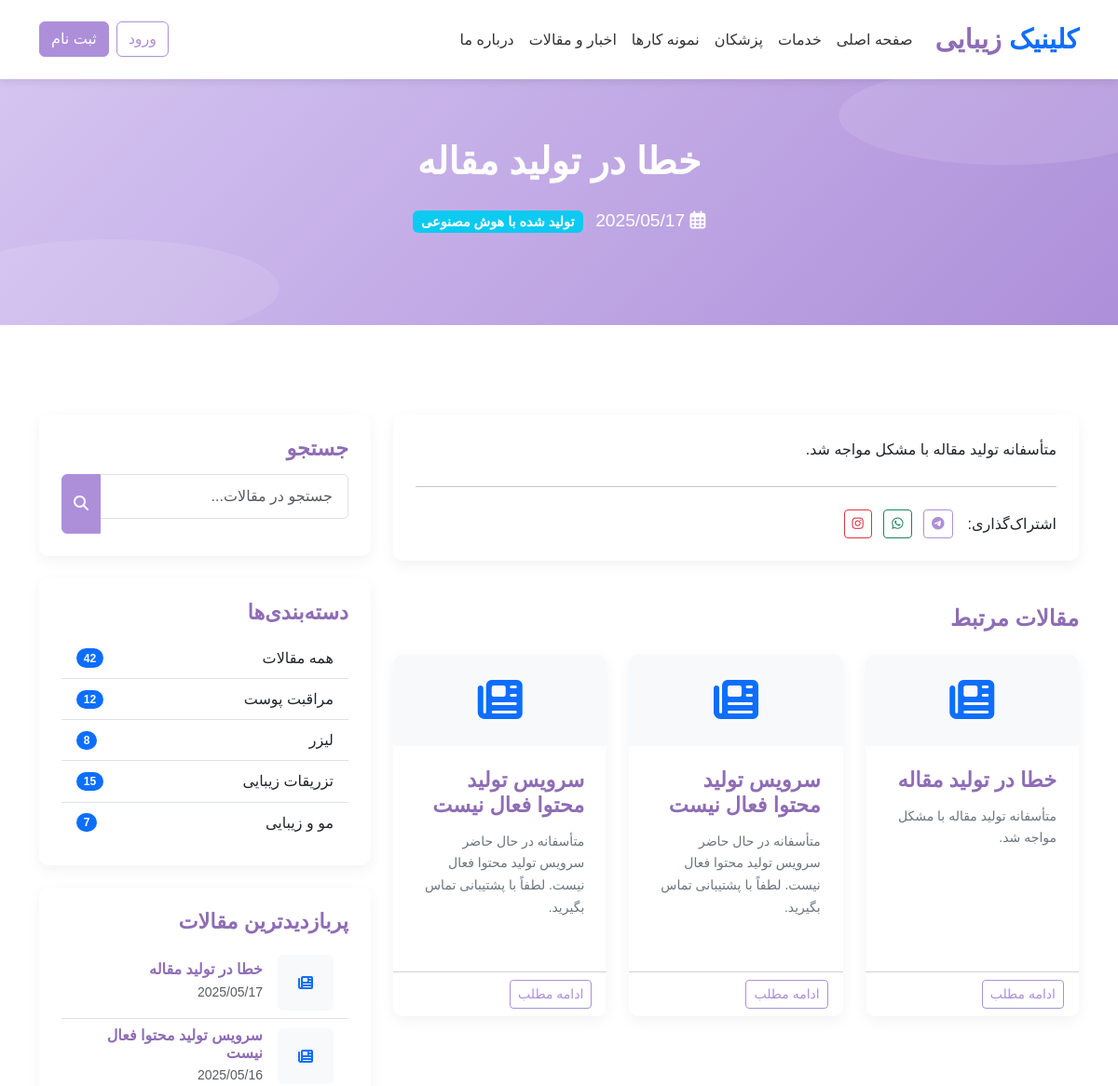
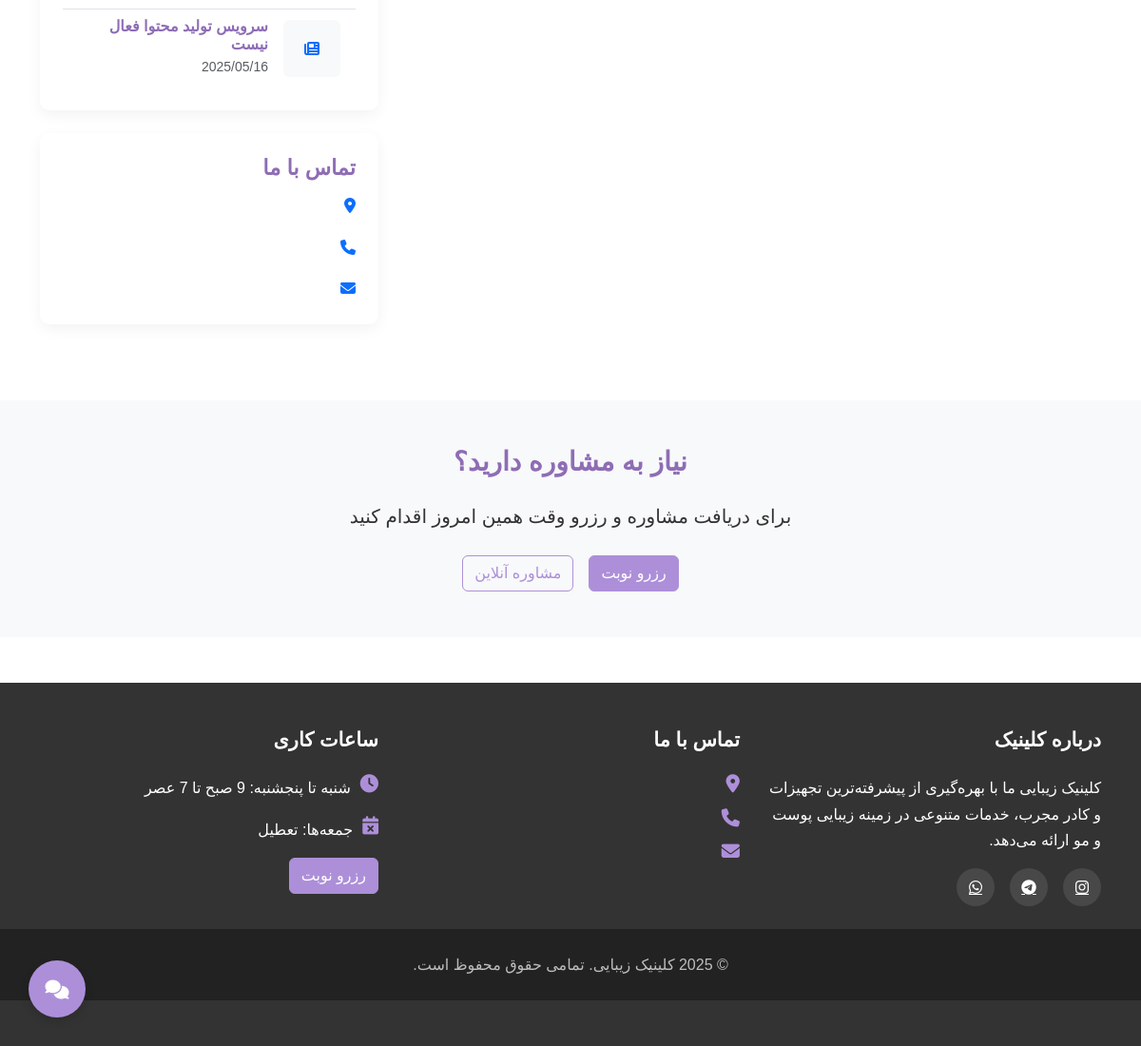
/news/5, run on the app's committed database (2 pictures, top to bottom).
### models.py (models this page shows)
class News(db.Model):
    id = db.Column(db.Integer, primary_key=True)
    title = db.Column(db.String(150), nullable=False)
    content = db.Column(db.Text, nullable=False)
    image_url = db.Column(db.String(255), default='')
    created_at = db.Column(db.DateTime, default=datetime.utcnow)
    is_published = db.Column(db.Boolean, default=True)
    is_ai_generated = db.Column(db.Boolean, default=False)

### routes.py (the view)
@main.route('/news/<int:news_id>')
def news_detail(news_id):
    news_item = News.query.get_or_404(news_id)
    if not news_item.is_published:
        flash('این خبر در دسترس نیست', 'error')
        return redirect(url_for('main.news'))
    related_news = News.query.filter(News.id != news_id, News.is_published == True).order_by(News.created_at.desc()).limit(3).all()
    return render_template('news_detail.html', news=news_item, related_news=related_news)

### app.py (called while the page is built)
def create_app():
    app = Flask(__name__)
    app.config['SECRET_KEY'] = 'your_secret_key'  # حتماً یه کلید قوی بساز
    app.config['SQLALCHEMY_DATABASE_URI'] = 'sqlite:///beauty_clinic.db'
    app.config['SQLALCHEMY_TRACK_MODIFICATIONS'] = False
    @app.context_processor
    def inject_now():
        return {'now': datetime.utcnow()}
    db.init_app(app)
    admin.init_app(app)
    login_manager = LoginManager()
    login_manager.login_view = 'auth.login'  # اگر auth نداری می‌تونی برداری یا اصلاح کنی
    login_manager.init_app(app)
    @login_manager.user_loader
    def load_user(user_id):
        return User.query.get(int(user_id))
    app.register_blueprint(main)
    app.register_blueprint(auth_blueprint, url_prefix='/auth')
    app.register_blueprint(admin_bp)
    with app.app_context():
        db.create_all()
    return app

### templates/news_detail.html (shortened to what this page needs)
{% extends "base.html" %}
{% block content %}
<section class="hero" style="padding: 4rem 0;">
    <div class="container text-center">
        <h1 data-aos="fade-up">{{ news.title }}</h1>
        <p class="lead" data-aos="fade-up" data-aos-delay="100">
            <span class="me-2"><i class="far fa-calendar-alt"></i> {{ news.created_at.strftime('%Y/%m/%d') }}</span>
            {% if news.is_ai_generated %}
            <span class="badge bg-info">تولید شده با هوش مصنوعی</span>
            {% endif %}
        </p>
    </div>
</section>
<section class="py-5">
    <div class="container">
        <div class="row">
            <div class="col-lg-8">
                <div class="card" data-aos="fade-up">
                    <div class="card-body">
                        <div class="news-article-content">
                            {{ news.content|safe }}
                        </div>
                        <hr class="my-4">
                        <div class="d-flex align-items-center">
                            <span class="me-3">اشتراک‌گذاری:</span>
                            <div class="social-share">
                                <a href="#" class="btn btn-outline-primary btn-sm me-2">
                                    <i class="fab fa-telegram"></i>
                                </a>
                                <a href="#" class="btn btn-outline-success btn-sm me-2">
                                    <i class="fab fa-whatsapp"></i>
                                </a>
                                <a href="#" class="btn btn-outline-danger btn-sm">
                                    <i class="fab fa-instagram"></i>
                                </a>
                            </div>
                        </div>
                    </div>
                </div>
                {% if related_news %}
                <div class="mt-5" data-aos="fade-up">
                    <h4 class="mb-4">مقالات مرتبط</h4>
                    <div class="row">
                        {% for item in related_news %}
                        <div class="col-md-4 mb-4">
                            <div class="card h-100">
                                {% if item.image_url %}
                                <img src="{{ item.image_url }}" alt="{{ item.title }}" class="card-img-top" style="height: 150px; object-fit: cover;">
                                {% else %}
                                <div class="bg-light text-center py-4">
                                    <i class="fas fa-newspaper fa-3x text-primary"></i>
                                </div>
                                {% endif %}
                                <div class="card-body">
                                    <h6 class="card-title">{{ item.title }}</h6>
                                    <p class="card-text small">{{ item.content|truncate(100) }}</p>
                                </div>
                                <div class="card-footer bg-white">
                                    <a href="{{ url_for('main.news_detail', news_id=item.id) }}" class="btn btn-outline-primary btn-sm">ادامه مطلب</a>
                                </div>
                            </div>
                        </div>
                        {% endfor %}
                    </div>
                </div>
                {% endif %}
            </div>
            <div class="col-lg-4">
                <div class="card mb-4" data-aos="fade-up">
                    <div class="card-body">
                        <h5 class="card-title">جستجو</h5>
                        <form action="{{ url_for('main.news') }}" method="get">
                            <div class="input-group">
                                <input type="text" class="form-control" name="search" placeholder="جستجو در مقالات...">
                                <button class="btn btn-primary" type="submit">
                                    <i class="fas fa-search"></i>
                                </button>
                            </div>
                        </form>
                    </div>
                </div>
                <div class="card mb-4" data-aos="fade-up" data-aos-delay="100">
                    <div class="card-body">
                        <h5 class="card-title">دسته‌بندی‌ها</h5>
                        <div class="list-group list-group-flush">
                            <a href="{{ url_for('main.news') }}" class="list-group-item list-group-item-action d-flex justify-content-between align-items-center">
                                همه مقالات
                                <span class="badge bg-primary rounded-pill">42</span>
                            </a>
                            <a href="{{ url_for('main.news') }}?category=skin" class="list-group-item list-group-item-action d-flex justify-content-between align-items-center">
                                مراقبت پوست
                                <span class="badge bg-primary rounded-pill">12</span>
                            </a>
                            <a href="{{ url_for('main.news') }}?category=laser" class="list-group-item list-group-item-action d-flex justify-content-between align-items-center">
                                لیزر
                                <span class="badge bg-primary rounded-pill">8</span>
                            </a>
                            <a href="{{ url_for('main.news') }}?category=injection" class="list-group-item list-group-item-action d-flex justify-content-between align-items-center">
                                تزریقات زیبایی
                                <span class="badge bg-primary rounded-pill">15</span>
                            </a>
                            <a href="{{ url_for('main.news') }}?category=hair" class="list-group-item list-group-item-action d-flex justify-content-between align-items-center">
                                مو و زیبایی
                                <span class="badge bg-primary rounded-pill">7</span>
                            </a>
                        </div>
                    </div>
                </div>
                <div class="card mb-4" data-aos="fade-up" data-aos-delay="200">
                    <div class="card-body">
                        <h5 class="card-title">پربازدیدترین مقالات</h5>
                        <div class="list-group list-group-flush">
                            {% for item in related_news %}
                            <a href="{{ url_for('main.news_detail', news_id=item.id) }}" class="list-group-item list-group-item-action">
                                <div class="d-flex align-items-center">
                                    <div class="flex-shrink-0" style="width: 60px; height: 60px;">
                                        {% if item.image_url %}
                                        <img src="{{ item.image_url }}" alt="{{ item.title }}" class="img-fluid rounded" style="width: 60px; height: 60px; object-fit: cover;">
                                        {% else %}
                                        <div class="bg-light rounded d-flex align-items-center justify-content-center" style="width: 60px; height: 60px;">
                                            <i class="fas fa-newspaper text-primary"></i>
                                        </div>
                                        {% endif %}
                                    </div>
                                    <div class="flex-grow-1 ms-3">
                                        <h6 class="mb-0">{{ item.title }}</h6>
                                        <small class="text-muted">{{ item.created_at.strftime('%Y/%m/%d') }}</small>
                                    </div>
                                </div>
                            </a>
                            {% endfor %}
                        </div>
                    </div>
                </div>
                <div class="card" data-aos="fade-up" data-aos-delay="300">
                    <div class="card-body">
                        <h5 class="card-title">تماس با ما</h5>
                        <div class="d-flex mb-3">
                            <div class="flex-shrink-0">
                                <i class="fas fa-map-marker-alt me-2 text-primary"></i>
                            </div>
                        </div>
                        <div class="d-flex mb-3">
                            <div class="flex-shrink-0">
                                <i class="fas fa-phone me-2 text-primary"></i>
                            </div>
                        </div>
                        <div class="d-flex">
                            <div class="flex-shrink-0">
                                <i class="fas fa-envelope me-2 text-primary"></i>
                            </div>
                        </div>
                    </div>
                </div>
            </div>
        </div>
    </div>
</section>
<section class="py-5 bg-light">
    <div class="container text-center">
        <h3 class="mb-4" data-aos="fade-up">نیاز به مشاوره دارید؟</h3>
        <p class="lead mb-4" data-aos="fade-up" data-aos-delay="100">برای دریافت مشاوره و رزرو وقت همین امروز اقدام کنید</p>
        <div class="d-flex justify-content-center gap-3" data-aos="fade-up" data-aos-delay="200">
            <a href="{{ url_for('main.booking') }}" class="btn btn-primary">رزرو نوبت</a>
            <button class="btn btn-outline-primary" onclick="document.querySelector('.chat-button').click()">مشاوره آنلاین</button>
        </div>
    </div>
</section>
{% endblock %}

### static/css/style.css (style rules this page uses)
:root { --primary-color: #ad8fd9; --primary-light: #d5c4f1; --primary-dark: #8e6db5; --white: #ffffff; --light-gray: #f8f9fa; --dark-gray: #6c757d; --success: #28a745; --danger: #dc3545; --warning: #ffc107; --info: #17a2b8; }
body { font-family: 'Vazir', 'Tahoma', sans-serif; direction: rtl; text-align: right; background-color: var(--white); color: #333; line-height: 1.7; }
h1, h2, h3, h4, h5, h6 { font-weight: bold; color: var(--primary-dark); margin-bottom: 0.8rem; }
a { color: var(--primary-dark); transition: color 0.3s ease; }
.btn-primary { background-color: var(--primary-color); border-color: var(--primary-color); }
.btn-outline-primary { border-color: var(--primary-color); color: var(--primary-color); }
.hero { background: linear-gradient(135deg, var(--primary-light) 0%, var(--primary-color) 100%); padding: 6rem 0; margin-bottom: 3rem; position: relative; overflow: hidden; }
.hero::before { content: ''; position: absolute; top: -5%; right: -5%; width: 30%; height: 40%; background-color: rgba(255, 255, 255, 0.1); border-radius: 50%; }
.hero::after { content: ''; position: absolute; bottom: -5%; left: -5%; width: 30%; height: 40%; background-color: rgba(255, 255, 255, 0.1); border-radius: 50%; }
.hero h1 { color: var(--white); font-size: 2.5rem; margin-bottom: 1.5rem; }
.hero p { color: var(--white); font-size: 1.2rem; margin-bottom: 2rem; }
.card { border: none; border-radius: 10px; box-shadow: 0 5px 15px rgba(0, 0, 0, 0.05); overflow: hidden; transition: transform 0.3s ease, box-shadow 0.3s ease; margin-bottom: 2rem; }
.card-body { padding: 1.5rem; }
.card-title { font-size: 1.4rem; margin-bottom: 0.8rem; color: var(--primary-dark); }
.card-text { color: var(--dark-gray); margin-bottom: 1.2rem; }
.form-control { border-radius: 5px; border: 1px solid #e1e1e1; padding: 0.7rem 1rem; margin-bottom: 1rem; }
.news-article-content { line-height: 1.8; }
[data-aos] { transition-property: transform, opacity !important; }

### data on the page
News: title "خطا در تولید مقاله", created_at "2025/05/17", content "متأسفانه تولید مقاله با مشکل مواجه شد."
News: title "خطا در تولید مقاله", content "متأسفانه تولید مقاله با مشکل مواجه شد.", created_at "2025/05/17"
News: title "سرویس تولید محتوا فعال نیست", content "متأسفانه در حال حاضر سرویس تولید محتوا فعال نیست. لطفاً با پشتیبانی تماس بگیرید.", created_at "2025/05/16"
News: title "سرویس تولید محتوا فعال نیست", content "متأسفانه در حال حاضر سرویس تولید محتوا فعال نیست. لطفاً با پشتیبانی تماس بگیرید.", created_at "2025/05/16"
